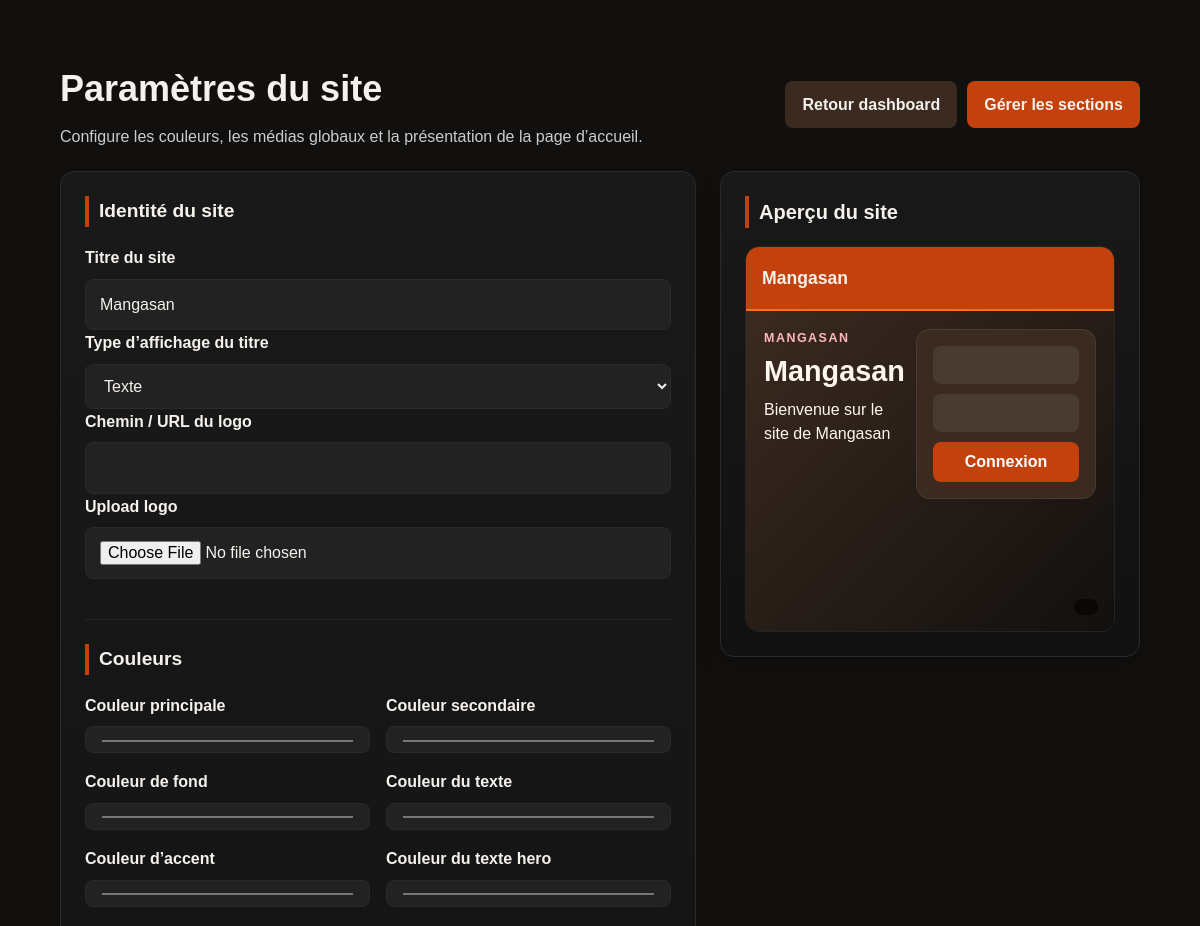
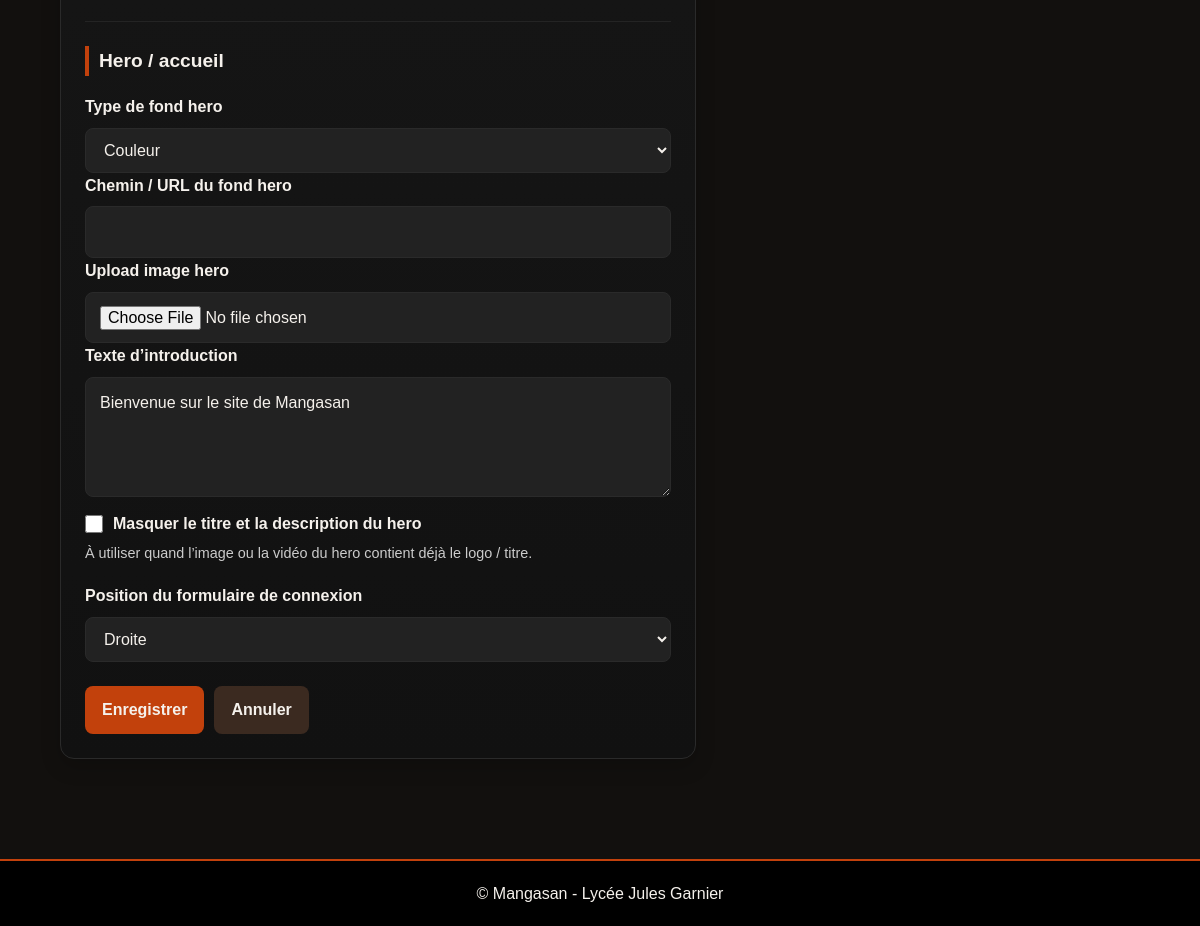
The page /admin/setting.php (signed in) on the database its author committed (2 pictures, top to bottom).
### tables this page shows
CREATE TABLE `site_settings` (
  `id` int(10) UNSIGNED NOT NULL,
  `site_title` varchar(255) NOT NULL DEFAULT 'Mangasan',
  `site_title_type` enum('text','image') NOT NULL DEFAULT 'text',
  `primary_color` varchar(20) DEFAULT NULL,
  `secondary_color` varchar(20) DEFAULT NULL,
  `background_color` varchar(20) DEFAULT NULL,
  `text_color` varchar(20) DEFAULT NULL,
  `accent_color` varchar(20) DEFAULT NULL,
  `logo_path` varchar(255) DEFAULT NULL,
  `hero_background_type` enum('color','image','video') NOT NULL DEFAULT 'image',
  `hero_background_value` varchar(255) DEFAULT NULL,
  `homepage_intro` text DEFAULT NULL,
  `hero_text_color` varchar(20) DEFAULT NULL,
  `hero_login_position` enum('left','right') NOT NULL DEFAULT 'right',
  `updated_at` datetime NOT NULL DEFAULT current_timestamp() ON UPDATE current_timestamp(),
  `updated_by` int(10) UNSIGNED DEFAULT NULL
);

### admin/setting.php (the view, shortened to what this page needs)
<?php
require_once __DIR__ . '/../includes/db.php';
function e(?string $value): string
{
    return htmlspecialchars((string) $value, ENT_QUOTES, 'UTF-8');
}
function colorOrDefault(?string $value, string $default): string
{
    return is_string($value) && preg_match('/^#[0-9a-fA-F]{6}$/', $value) ? $value : $default;
}
$stmt = $pdo->query('SELECT * FROM site_settings ORDER BY id ASC LIMIT 1');
$settings = $stmt->fetch();
$primaryColor = colorOrDefault($settings['primary_color'] ?? null, '#e50914');
$secondaryColor = colorOrDefault($settings['secondary_color'] ?? null, '#333333');
$backgroundColor = colorOrDefault($settings['background_color'] ?? null, '#0f0f0f');
$textColor = colorOrDefault($settings['text_color'] ?? null, '#ffffff');
$accentColor = colorOrDefault($settings['accent_color'] ?? null, '#c1121f');
$heroTextColor = colorOrDefault($settings['hero_text_color'] ?? null, '#ffffff');
require_once __DIR__ . '/../includes/header.php';
?>
<main class="admin-dashboard-page">
    <section class="home-section">
        <div class="container">
            <div class="admin-toolbar">
                <div class="admin-page-heading">
                    <h1>Paramètres du site</h1>
                    <p>Configure les couleurs, les médias globaux et la présentation de la page d’accueil.</p>
                </div>
                <div class="admin-toolbar-actions">
                    <a href="/mangasan/admin/index.php" class="btn btn-secondary">Retour dashboard</a>
                    <a href="/mangasan/admin/sections.php" class="btn btn-primary">Gérer les sections</a>
                </div>
            </div>
            <div class="admin-layout-two-columns">
                <div class="admin-panel">
                    <form method="post" action="/mangasan/actions/settings_update.php" enctype="multipart/form-data" class="admin-form">
                        <div class="admin-form-section">
                            <h2>Identité du site</h2>
                            <div class="admin-field">
                                <label for="site_title">Titre du site</label>
                                <input type="text" id="site_title" name="site_title" value="<?php echo e($settings['site_title']); ?>" required>
                            </div>
                            <div class="admin-field">
                                <label for="site_title_type">Type d’affichage du titre</label>
                                <select id="site_title_type" name="site_title_type">
                                    <option value="text" <?php echo $settings['site_title_type'] === 'text' ? 'selected' : ''; ?>>Texte</option>
                                </select>
                            </div>
                            <div class="admin-field">
                                <label for="logo_path">Chemin / URL du logo</label>
                                <input type="text" id="logo_path" name="logo_path" value="<?php echo e($settings['logo_path']); ?>">
                            </div>
                            <div class="admin-field">
                                <label for="logo_file">Upload logo</label>
                                <input type="file" id="logo_file" name="logo_file" accept=".jpg,.jpeg,.png,.webp">
                            </div>
                        </div>
                        <div class="admin-form-section">
                            <h2>Couleurs</h2>
                            <div class="admin-form-grid">
                                <div class="admin-field">
                                    <label for="primary_color">Couleur principale</label>
                                    <input type="color" id="primary_color" name="primary_color" value="<?php echo e($primaryColor); ?>">
                                </div>
                                <div class="admin-field">
                                    <label for="secondary_color">Couleur secondaire</label>
                                    <input type="color" id="secondary_color" name="secondary_color" value="<?php echo e($secondaryColor); ?>">
                                </div>
                                <div class="admin-field">
                                    <label for="background_color">Couleur de fond</label>
                                    <input type="color" id="background_color" name="background_color" value="<?php echo e($backgroundColor); ?>">
                                </div>
                                <div class="admin-field">
                                    <label for="text_color">Couleur du texte</label>
                                    <input type="color" id="text_color" name="text_color" value="<?php echo e($textColor); ?>">
                                </div>
                                <div class="admin-field">
                                    <label for="accent_color">Couleur d’accent</label>
                                    <input type="color" id="accent_color" name="accent_color" value="<?php echo e($accentColor); ?>">
                                </div>
                                <div class="admin-field">
                                    <label for="hero_text_color">Couleur du texte hero</label>
                                    <input type="color" id="hero_text_color" name="hero_text_color" value="<?php echo e($heroTextColor); ?>">
                                </div>
                            </div>
                        </div>
                        <div class="admin-form-section">
                            <h2>Hero / accueil</h2>
                            <div class="admin-field">
                                <label for="hero_background_type">Type de fond hero</label>
                                <select id="hero_background_type" name="hero_background_type">
                                    <option value="color" <?php echo $settings['hero_background_type'] === 'color' ? 'selected' : ''; ?>>Couleur</option>
                                </select>
                            </div>
                            <div class="admin-field">
                                <label for="hero_background_value">Chemin / URL du fond hero</label>
                                <input type="text" id="hero_background_value" name="hero_background_value" value="<?php echo e($settings['hero_background_value']); ?>">
                            </div>
                            <div class="admin-field">
                                <label for="hero_background_file">Upload image hero</label>
                                <input type="file" id="hero_background_file" name="hero_background_file" accept=".jpg,.jpeg,.png,.webp">
                            </div>
                            <div class="admin-field">
                                <label for="homepage_intro">Texte d’introduction</label>
                                <textarea id="homepage_intro" name="homepage_intro"><?php echo e($settings['homepage_intro']); ?></textarea>
                            </div>
                            <div class="setting-checkbox-row">
                                <label class="setting-checkbox">
                                    <input
                                        type="checkbox"
                                        name="hide_hero_text"
                                        value="1"
                                        <?php echo !empty($settings['hide_hero_text']) ? 'checked' : ''; ?>
                                    >
                                    <span>Masquer le titre et la description du hero</span>
                                </label>
                                <p class="setting-help">
                                    À utiliser quand l’image ou la vidéo du hero contient déjà le logo / titre.
                                </p>
                            </div>
                            <div class="admin-field">
                                <label for="hero_login_position">Position du formulaire de connexion</label>
                                <select id="hero_login_position" name="hero_login_position">
                                    <option value="right" <?php echo $settings['hero_login_position'] === 'right' ? 'selected' : ''; ?>>Droite</option>
                                </select>
                            </div>
                        </div>
                        <div class="admin-form-actions">
                            <button type="submit" class="btn btn-primary">Enregistrer</button>
                            <a href="/mangasan/admin/index.php" class="btn btn-secondary">Annuler</a>
                        </div>
                    </form>
                </div>
                <aside class="admin-preview-card" id="settingsPreview">
                    <div class="admin-preview-head">
                        <h2>Aperçu du site</h2>
                    </div>
                    <div class="admin-site-preview-shell" id="sitePreviewRoot">
                        <div class="admin-site-preview-header" id="previewSiteHeader">
                        <div class="admin-site-preview-logo">
                            <?php if ($settings['site_title_type'] === 'text'): ?>
                                <span id="previewSiteTitleText"><?php echo e($settings['site_title']); ?></span>
                            <?php elseif ($settings['site_title_type'] === 'none'): ?>
                                <span id="previewSiteTitleText" class="is-hidden"></span>
                            <?php endif; ?>
                        </div>
                        </div>
                        <div class="admin-site-preview-hero" id="previewHero">
                            <div class="admin-site-preview-hero-inner <?php echo $settings['hero_login_position'] === 'left' ? 'is-login-left' : ''; ?>" id="previewHeroInner">
                                <div class="admin-site-preview-copy<?php echo !empty($settings['hide_hero_text']) ? ' is-hero-text-hidden' : ''; ?>">
                                    <p class="admin-site-preview-kicker">Mangasan</p>
                                    <?php if (empty($settings['hide_hero_text'])): ?>
                                        <h3 id="previewHeroTitle"><?php echo e($settings['site_title']); ?></h3>
                                        <p id="previewHeroIntro"><?php echo e($settings['homepage_intro']); ?></p>
                                    <?php endif; ?>
                                </div>
                                <div class="admin-site-preview-login" id="previewLoginBox">
                                    <div class="admin-site-preview-input"></div>
                                    <div class="admin-site-preview-input"></div>
                                    <div class="admin-site-preview-button">Connexion</div>
                                </div>
                            </div>
                            <div class="admin-site-preview-media-label" id="previewHeroMediaLabel"></div>
                        </div>
                    </div>
                </aside>
            </div>
        </div>
    </section>
</main>
<?php require_once __DIR__ . '/../includes/footer.php'; ?>

### public/assets/css/style.css (style rules this page uses)
:root { --font-base: Arial, sans-serif; --color-primary: #e50914; --color-primary-hover: #ff1a1a; --color-secondary: #333333; --color-accent: #c1121f; --color-background: #0f0f0f; --color-surface: #111111; --color-surface-soft: #151515; --color-surface-alt: #1a1a1a; --color-border: #2a2a2a; --color-text: #ffffff; --color-text-muted: #cccccc; --color-text-soft: #c8c8c8; --radius-sm: 8px; --radius-md: 14px; --radius-lg: 22px; --container-width: 1200px; --shadow-sm: 0 8px 20px rgba(0, 0, 0, 0.18); --shadow-md: 0 16px 30px rgba(0, 0, 0, 0.28); --shadow-lg: 0 24px 60px rgba(0, 0, 0, 0.42); --transition-fast: 0.2s ease; --transition-base: 0.25s ease; --transition-slow: 0.35s ease; }
* { margin: 0; padding: 0; box-sizing: border-box; }
html { scroll-behavior: smooth; }
body { font-family: var(--font-base); background: var(--color-background); color: var(--color-text); line-height: 1.6; }
a { color: inherit; }
main { min-height: calc(100vh - 140px); }
.container { width: min(90%, var(--container-width)); margin: 0 auto; }
.home-section, .section { padding: 60px 0; }
.section h2, .home-section h2 { margin-bottom: 20px; border-left: 4px solid var(--color-primary); padding-left: 10px; font-size: clamp(1.4rem, 2vw, 2rem); }
input, select, textarea { width: 100%; padding: 12px 14px; border: 1px solid var(--color-border); border-radius: var(--radius-sm); background: #222222; color: var(--color-text); font: inherit; }
textarea { min-height: 120px; resize: vertical; }
.btn { display: inline-flex; align-items: center; justify-content: center; min-height: 44px; padding: 10px 16px; border: 1px solid transparent; border-radius: var(--radius-sm); background: var(--color-primary); color: var(--color-text); text-align: center; text-decoration: none; font: inherit; font-weight: 700; cursor: pointer; transition: var(--transition-base); }
.btn.secondary, .btn.btn-secondary { background: var(--color-secondary); }
.btn.primary, .btn.btn-primary { background: var(--color-primary); }
.setting-checkbox-row { display: grid; gap: 6px; margin: 14px 0 18px; }
.setting-checkbox { display: inline-flex; align-items: center; gap: 10px; width: fit-content; cursor: pointer; font-weight: 700; }
.setting-checkbox input[type="checkbox"] { width: 18px; height: 18px; min-width: 18px; padding: 0; margin: 0; accent-color: var(--color-primary); cursor: pointer; }
.setting-checkbox span { color: var(--color-text); }
.setting-help { margin: 0; color: var(--color-text-muted); font-size: 0.9rem; }

### rows shown on the page
site_settings: site_title "Mangasan", site_title_type "Texte", primary_color "#c2410c", secondary_color "#3b2a20", background_color "#12100e", text_color "#f5f1ec", accent_color "#f97316", hero_text_color "#fff7ed", hero_background_type "Couleur", homepage_intro "Bienvenue sur le site de Mangasan", hero_login_position "Droite"
